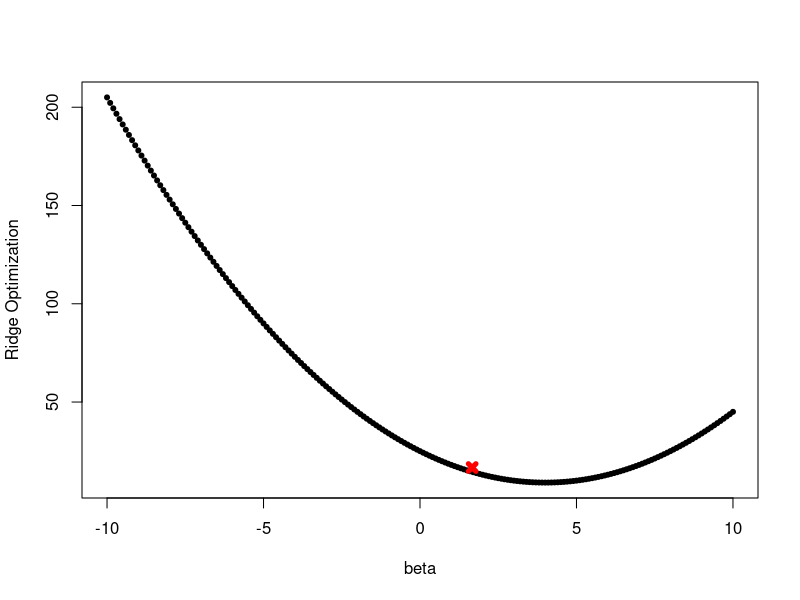
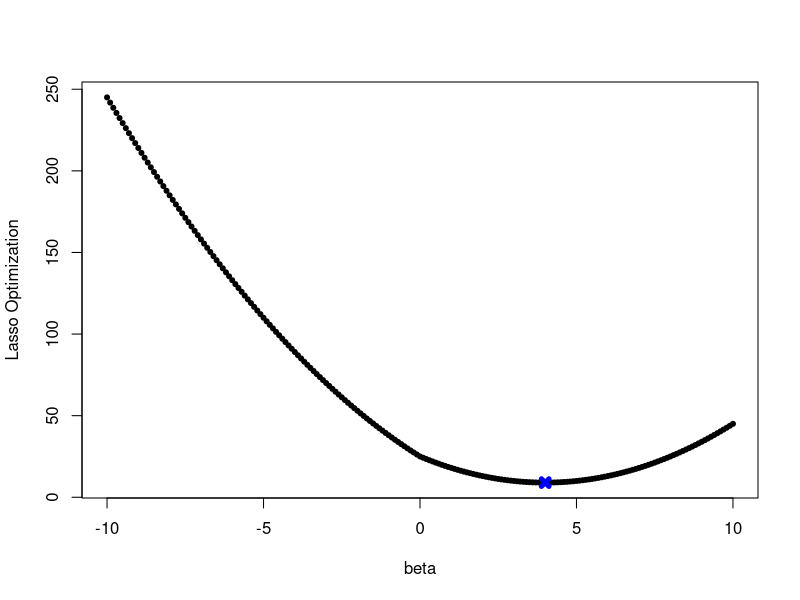

R code for these plots, in order:
#--------------------------------------------------------------------------------------
#Vandana Anand
#Kratika Agrawal
#Homework3 Question2
#--------------------------------------------------------------------------------------


#answer a
y=5
lambda=2
beta=seq(from=-10,to=10,by=0.1)
ridge = (y - beta)^2 + lambda * beta
plot(beta, ridge, pch = 20, xlab = "beta", ylab = "Ridge Optimization")
beta.est = y / (1 + lambda)
points(beta.est, (y - beta.est)^2 + lambda * beta.est^2, col = "red", pch = 4, lwd = 5)


#answer b
y1=5
lambda1=2
beta1=seq(from=-10,to=10,by=0.1)
lasso = (y1 - beta1)^2 + lambda1 * abs(beta1)
plot(beta1, lasso, pch = 20, xlab = "beta", ylab = "Lasso Optimization")
beta.est1 = y1 - lambda1 / 2
points(beta.est1, (y1 - beta.est1)^2 + lambda1 * abs(beta.est1), col = "blue", pch = 4, lwd = 5)
